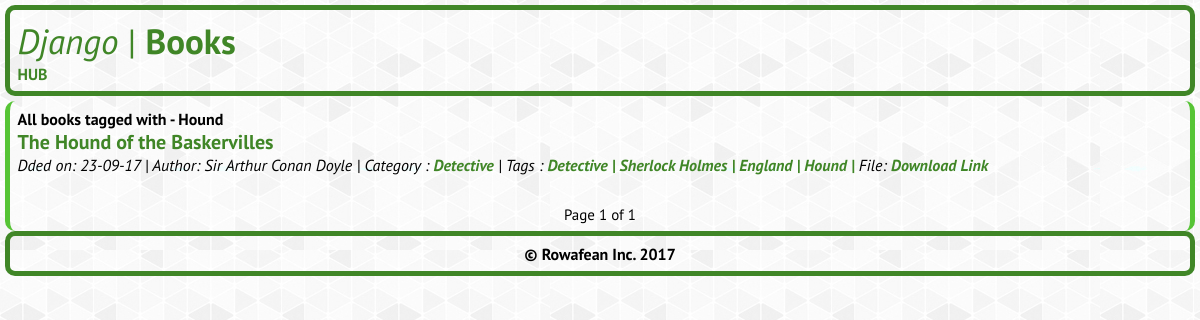
Page /tag/hound/ on the committed database.
### blog/models.py (models this page shows, shortened)
class Tag(models.Model):
    name = models.CharField(max_length=100, unique=True)
    slug = models.SlugField(max_length=100, unique=True)
    author = models.ForeignKey(Author)
    def __str__(self):
        return self.name
    def get_absolute_url(self):
        return reverse('post_by_tag', args=[self.slug])

class Post(models.Model):
    title = models.CharField(max_length=200)
    slug = models.SlugField(unique=True)
    content = models.TextField()
    publication_date = models.DateTimeField(auto_now_add=True)
    author = models.ForeignKey(Author)
    category = models.ForeignKey(Category)
    tags = models.ManyToManyField(Tag)
    file = models.FileField(upload_to='books_storage')
    def get_absolute_url(self):
        return reverse('post_detail', args=[self.id])

class Author(models.Model):
    name = models.CharField(max_length=50, verbose_name="Author Name")
    email = models.EmailField(unique=True, blank=True)
    active = models.BooleanField(default=False)
    created_on = models.DateTimeField(auto_now_add=True)
    last_logged_in = models.DateTimeField(auto_now=True)
    def __str__(self):
        return self.name

class Category(models.Model):
    name = models.CharField(max_length=100, unique=True)
    slug = models.SlugField(max_length=100, unique=True)
    author = models.ForeignKey(Author)
    def __str__(self):
        return self.name
    def get_absolute_url(self):
        return reverse('post_by_category', args=[self.slug])

### blog/views.py (the view)
# urls.py: url(r'^tag/(?P<tag_slug>[\w-]+)/$', views.post_by_tag, name='post_by_tag'),
def post_by_tag(request, tag_slug):
    tag = get_object_or_404(Tag, slug=tag_slug)
    posts = get_list_or_404(Post.objects.order_by("-id"), tags=tag)
    posts = helpers.pg_records(request, posts, 10)
    context = {
        'tag': tag,
        'posts': posts
    }
    return render(request, 'blog/post_by_tag.html', context )

### django_books/helpers.py (called while the page is built)
def pg_records(request, list, num):
    print(request)
    paginator = Paginator(list, num)
    page = request.GET.get('page')
    try:
        page_object = paginator.page(page)
    except PageNotAnInteger:
        page_object = paginator.page(1)
    except EmptyPage:
        page_object = paginator.page(paginator.num_pages)
    return page_object

### blog/templates/blog/post_by_tag.html (shortened to what this page needs)
<head>
</head>
{% extends "blog/base.html"  %}
{% block content %}
    <div class="content">
        <div class="section-inner clearfix">
            <h4>All books tagged with - {{ tag.name }}</h4>
            {% for post in posts reversed %}
            <h3>
                <a class="post-title" href="{{ post.get_absolute_url }}">{{ post.title|capfirst }}</a>
            </h3>
            <p class="post-info">
                {% include 'blog/post_info.html' %}
            </p>
        {% endfor %}
            <div class="pagination" style="margin-top: 10px; text-align: center; font-size: 15px;">
    <div class="section-inner clearfix">
        <p>
            <span>Page {{ posts.number }} of {{ posts.paginator.num_pages }}</span>
        </p>
    </div>
</div>
        </div>
    </div>
{% endblock %}

### blog/templates/blog/post_info.html (shortened to what this page needs)
<i><span>Dded on: {{ post.publication_date|date:"d-m-y" }}</span> |
    <span>Author: {{ post.author }}</span> |
<span>Category : <a class="linkcat" href="{{ post.category.get_absolute_url }}">{{ post.category }}</a></span> |
<span>Tags :
  {% for tag in post.tags.all %}
      <a class="linktag" href="{{ tag.get_absolute_url }}">{{ tag }} | </a>
  {% empty %}
      Geen Tags
  {% endfor %}
</span> <span>File: <a class="link" href="{{ post.file.url }}">Download Link</a></span><br /><br />
</i>

### blog/templates/blog/post_by_tag.html (style rules this page uses)
* { margin: 0; }
.content { padding: 7.5px; border-width: 5px; border-color: #56c435; border-style: solid; margin-left: 5px; margin-right: 5px; margin-top: 2px; height: auto; border-radius: 10px; border-bottom-style: none; border-top-style: none; }
a.post-title:link { font-size: 20px; text-decoration: none; color: #408627; }
a.link:link { text-decoration: none; font-weight:bold; color: #408627; }

### blog/templates/blog/base.html (style rules this page uses)
a.link:link { text-decoration: none; font-weight:bold; color: #408627; }
.content { padding: 7.5px; border-width: 5px; border-color: #56c435; border-style: solid; margin-left: 5px; margin-right: 5px; margin-top: 2px; height: auto; border-radius: 10px; border-bottom-style: none; border-top-style: none; }
body { background: url("media/background.jpg"); }
* { font-family: 'PT Sans' }

### blog/templates/blog/post_info.html (style rules this page uses)
a.linkcat:link { text-decoration: none; font-weight:bold; color: #408627; }
a.linktag:link { text-decoration: none; font-weight:bold; color: #408627; }
a.link:link { text-decoration: none; font-weight:bold; color: #408627; }

### rows in the picture
Tag: name "Hound"
Post: title "The Hound of the Baskervilles", publication_date "23-09-17", author "Sir Arthur Conan Doyle", category "Detective"
Tag: name "Detective"
Tag: name "Sherlock Holmes"
Tag: name "England"

### other values in the picture
{{ posts.number }} "1"
{{ posts.paginator.num_pages }} "1"
